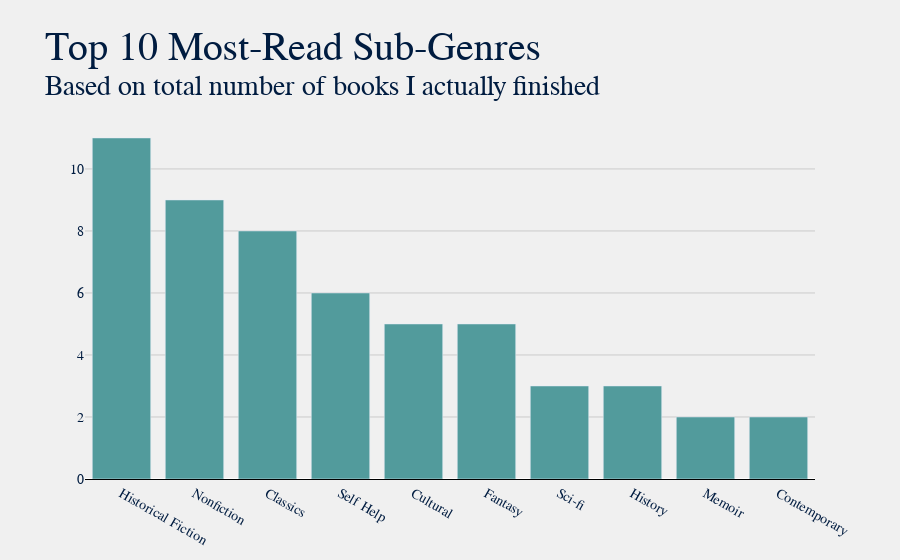

Notebook cell for this chart:
### Code cell
title = "Top 10 Most-Read Sub-Genres"
sub = f"Based on total number of books I actually finished"

plot.gen_bar_graph(df, 'Sub-Genre', title, sub, 10, color="#529b9c")

### Figure 1 — Plotly figure (JSON) as saved in the notebook; plotly's stock layout.template omitted (floating-point values rounded to 4 significant figures)
{"data": [{"hovertemplate": "<b>%{x}</b>: %{y}", "marker": {"color": "#529b9c"}, "name": "", "type": "bar", "x": ["Historical Fiction", "Nonfiction", "Classics", "Self Help", "Cultural", "Fantasy", "Sci-fi", "History", "Memoir", "Contemporary"], "y": [11, 9, 8, 6, 5, 5, 3, 3, 2, 2]}], "layout": {"autosize": true, "barmode": "group", "font": {"color": "#001c40", "family": "Baskerville", "size": 14}, "margin": {"b": 45, "l": 85, "r": 85, "t": 120}, "paper_bgcolor": "#f0f0f0", "plot_bgcolor": "#f0f0f0", "title": {"font": {"color": "#001c40", "family": "Baskerville, Bold", "size": 40}, "text": "Top 10 Most-Read Sub-Genres<br><sup>Based on total number of books I actually finished"}, "xaxis": {"autorange": true, "gridcolor": "#cbcbcb", "linecolor": "black", "range": [-0.5, 9.5], "showgrid": false, "showline": true, "title": {}, "type": "category"}, "yaxis": {"autorange": true, "gridcolor": "#cbcbcb", "linecolor": "black", "range": [0, 11.58], "showgrid": true, "showline": false, "showticklabels": true, "title": {}, "type": "linear"}}}
